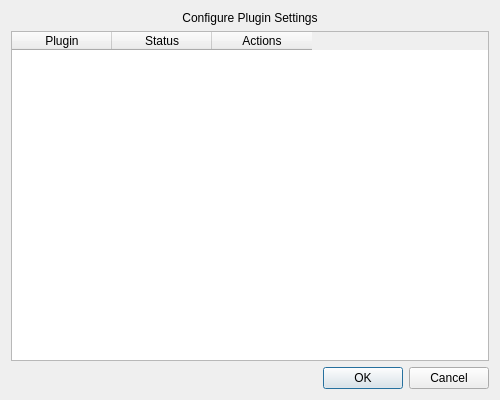
<?xml version="1.0" encoding="UTF-8"?>
<ui version="4.0">
 <class>PluginConfigDialog</class>
 <widget class="QDialog" name="PluginConfigDialog">
  <property name="geometry">
   <rect>
    <x>0</x>
    <y>0</y>
    <width>500</width>
    <height>400</height>
   </rect>
  </property>
  <property name="windowTitle">
   <string>Plugin Configuration</string>
  </property>
  <layout class="QVBoxLayout" name="verticalLayout">
   <item>
    <widget class="QLabel" name="label">
     <property name="text">
      <string>Configure Plugin Settings</string>
     </property>
     <property name="alignment">
      <set>Qt::AlignCenter</set>
     </property>
    </widget>
   </item>
   <item>
    <widget class="QTableWidget" name="tableWidget">
     <property name="columnCount">
      <number>3</number>
     </property>
     <column>
      <property name="text">
       <string>Plugin</string>
      </property>
     </column>
     <column>
      <property name="text">
       <string>Status</string>
      </property>
     </column>
     <column>
      <property name="text">
       <string>Actions</string>
      </property>
     </column>
    </widget>
   </item>
   <item>
    <widget class="QDialogButtonBox" name="buttonBox">
     <property name="orientation">
      <enum>Qt::Horizontal</enum>
     </property>
     <property name="standardButtons">
      <set>QDialogButtonBox::Cancel|QDialogButtonBox::Ok</set>
     </property>
    </widget>
   </item>
  </layout>
 </widget>
 <resources/>
 <connections>
  <connection>
   <sender>buttonBox</sender>
   <signal>accepted()</signal>
   <receiver>PluginConfigDialog</receiver>
   <slot>accept()</slot>
   <hints>
    <hint type="sourcelabel">
     <x>248</x>
     <y>254</y>
    </hint>
    <hint type="destinationlabel">
     <x>157</x>
     <y>274</y>
    </hint>
   </hints>
  </connection>
  <connection>
   <sender>buttonBox</sender>
   <signal>rejected()</signal>
   <receiver>PluginConfigDialog</receiver>
   <slot>reject()</slot>
   <hints>
    <hint type="sourcelabel">
     <x>316</x>
     <y>260</y>
    </hint>
    <hint type="destinationlabel">
     <x>286</x>
     <y>274</y>
    </hint>
   </hints>
  </connection>
 </connections>
</ui>
